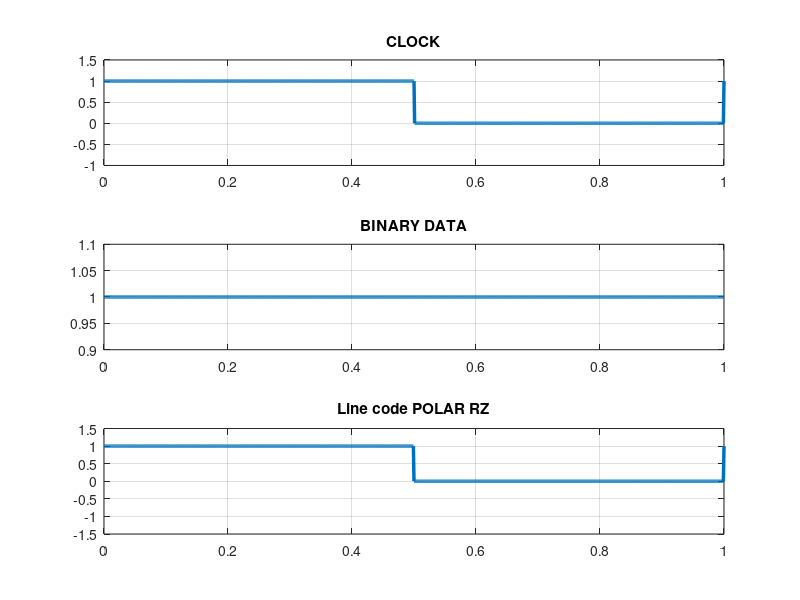

Here is the MATLAB script that generated this plot:
b = input('Enter bit message');
n=1;
l=length(b);
b(l+1)=1;
while n<length(b)
t=n-1:0.001:n;
y = t<=(n-0.5)+(t==n);
subplot(3,1,1);
d=plot(t,y);grid on;
title('CLOCK');
set(d,'LineWidth',2.5);
hold on;
axis([0 length(b)-1 -1 1.5]);
n=n+1;
end
n=1;
subplot(3,1,2);
while n<length(b)
t=n-1:0.001:n;
if b(n) == 0
    if b(n+1)==0  
        y=(t>n);
    else
        y=(t==n);
    end
else
    if b(n+1)==0
        y=(t<n);
    else
        y=(t<=n);
    end 
end
    
    d=plot(t,y);grid on;
    title('BINARY DATA');
    set(d,'LineWidth',2.5);
    hold on;
    n=n+1; 
end
n=1;
subplot(3,1,3);

while n<length(b)
    t=n-1:0.001:n;
if b(n) == 0
    if b(n+1)==0  
        y=-(t<n-0.5)-(t==n);
    else
        y=-(t<n-0.5)+(t==n);
    end
else
    if b(n+1)==0
        y=(t<n-0.5)-(t==n);
    else
        y=(t<n-0.5)+(t==n);
    end 
end
    d=plot(t,y);grid on;
    title('Line code POLAR RZ');
    set(d,'LineWidth',2.5);
    hold on;
    axis([0 length(b)-1 -1.5 1.5]);
n=n+1; 
end
